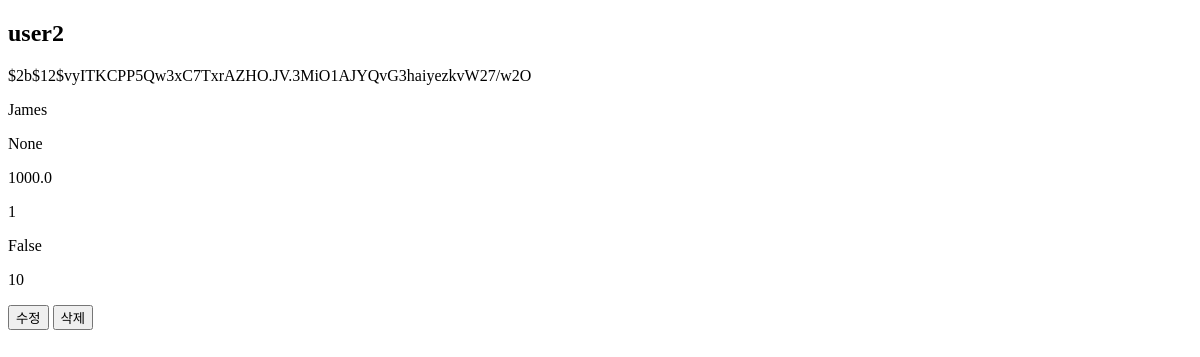
Page /api/user/detail/2 on the earlier database version.
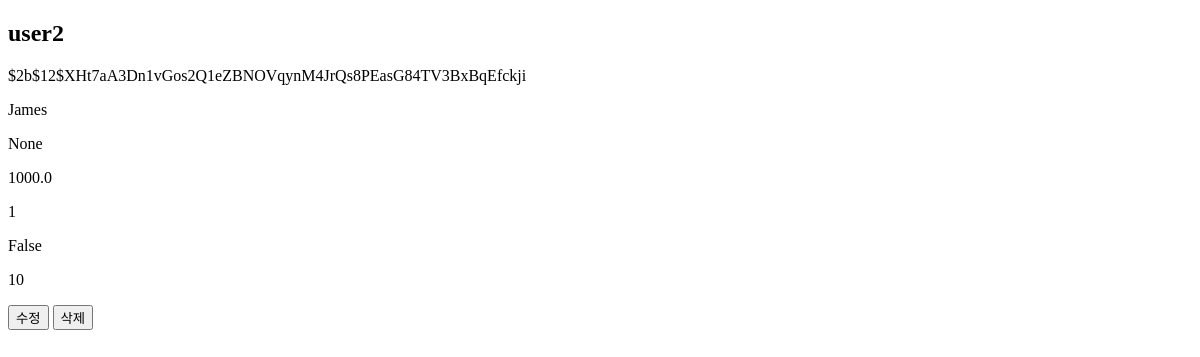
Same page on the later database version.
### api/models.py (models this page shows, shortened)
class User(Base):
    __tablename__ = 'users'
    id = Column(Integer, primary_key=True)
    login_id = Column(String, unique=True, nullable=False)
    password = Column(String, nullable=False)
    nickname = Column(String, unique=True, nullable=False)
    profile_image = Column(String)
    quiz_learning_history = Column(Text, default='')
    lecture_learning_history = Column(Text, default='')
    total_learning_time = Column(Float, default=0.0)
    incorrect_quizzes = Column(Text, default='')
    quiz_stack = Column(Text, default='')
    today_current_quiz = Column(Text, default='')
    level = Column(Integer, default=1)
    exp = Column(Integer, default=1)
    subscription = Column(Boolean, default=False)
    signupdate = Column(DateTime, default=datetime.utcnow)
    attendance = Column(Integer, default=0)
    voca_list = relationship(
        'Voca', secondary=user_voca_association, back_populates='users')

### domain/user/user_router.py (the view)
@router.get("/detail/{user_id}", response_class=HTMLResponse)  # user_id로 수정
def user_detail_html(request: Request, user_id: int, db: Session = Depends(get_db)):  # user_id로 수정
    user = user_crud.get_user(db, user_id=user_id)  # user_id로 수정
    if not user:
        print(user.id)
        raise HTTPException(status_code=404, detail="User not found")
    return templates.TemplateResponse("user_detail.html", {"request": request, "user": user})

### domain/user/templates/user_detail.html (shortened to what this page needs)
<!DOCTYPE html>
<html lang="en">
  <head>
  </head>
  <body>
    <h2>{{ user.login_id }}</h2>
    <p>{{ user.password }}</p>
    <p>{{ user.nickname }}</p>
    <p>{{ user.profile_image }}</p>
    <p>{{ user.total_learning_time }}</p>
    <p>{{ user.level }}</p>
    <p>{{ user.subscription }}</p>
    <p>{{ user.attendance }}</p>
    <button id="update">수정</button>
    <button id="delete">삭제</button>
  </body>
</html>

Differences in the rows shown:
changed User "user2": password "$2b$12$vyITKCPP5Qw3xC7TxrAZHO.JV.3MiO1AJYQvG3haiyezkvW27/w2O" → "$2b$12$XHt7aA3Dn1vGos2Q1eZBNOVqynM4JrQs8PEasG84TV3BxBqEfckji"
